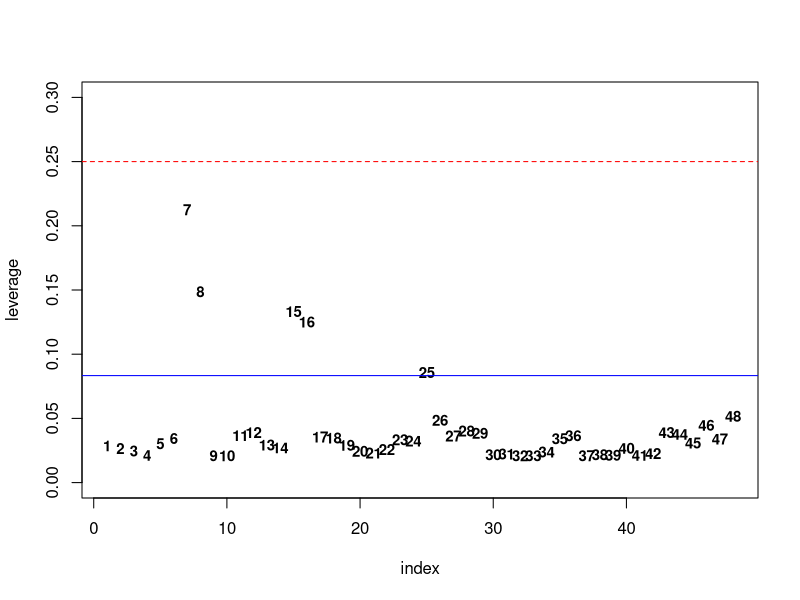
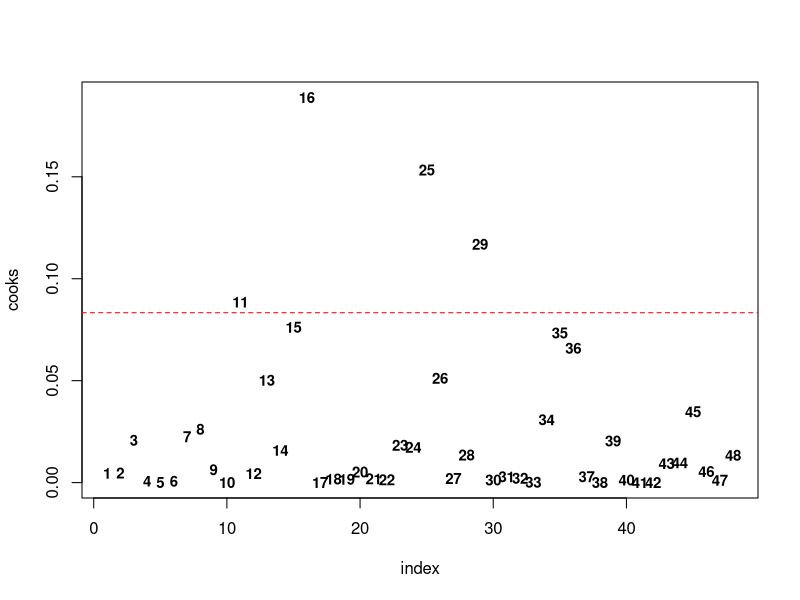
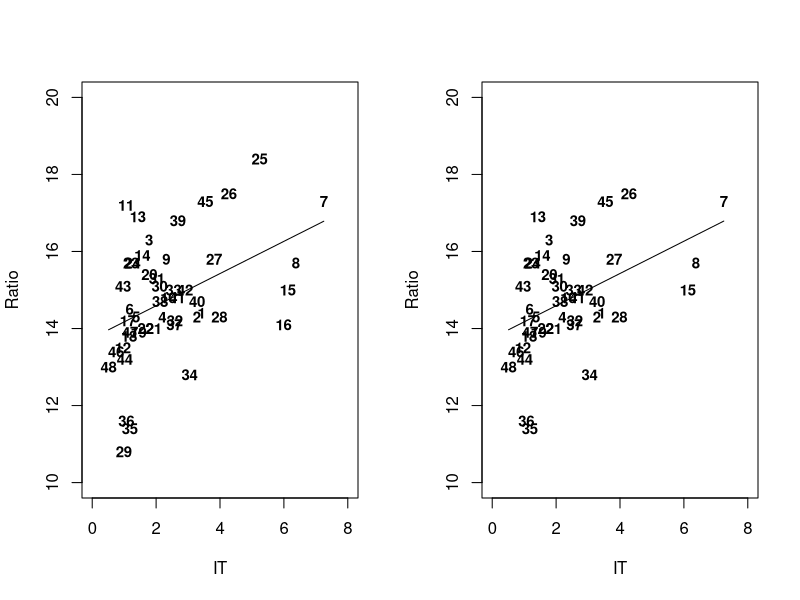

R code for these plots, in order:
## ---- chunk 1
library(tidyverse)
library(data.table)
library(boot)
library(MASS)
knitr::opts_chunk$set(fig.width=6, fig.height=3, 
                      warning=FALSE, message=FALSE)
options(digits=4)
## ---- chunk 2
df = read.csv("./data/bee_data.csv")
df$Ratio = 100 * df$Ratio
## ---- chunk 3
mod = glm(formula=Ratio ~ IT, family="gaussian", data=df)
summary(mod)
## ---- chunk 4
lev = hatvalues(mod)

n = nrow(df)
p = 3
dat = data.frame(index=seq(length(lev)), leverage=lev)
plot(leverage~index, col="white", data=dat, pch=NULL, ylim=c(0, 0.3))
text(leverage~index, labels=index, data=dat, cex=0.9, font=2)
abline(h=(p+1)/n, col="blue")
abline(h=3*(p+1)/n, col="red", lty=2)
## ---- chunk 5
d = cooks.distance(mod)

dat2 = data.frame(index=seq(length(d)), cooks=d)
plot(cooks~index, col="white", data=dat2, pch=NULL)
text(cooks~index, labels=index, data=dat2, cex=0.9, font=2)
abline(h=4/n, col="red", lty=2)
## ---- chunk 6
mod2 = glm(formula=Ratio ~ IT, family="gaussian", data=df[-c(11, 16, 25, 29), ])
summary(mod2)
## ---- chunk 7
par(mfrow=c(1, 2))
{
  {
    plot(Ratio~IT, data=df, col="white", pch=NULL,
         xlim=c(0, 8), ylim=c(10, 20))
    text(Ratio~IT, labels=rownames(df), data=df, 
         cex=0.9, font=2)
    lines(x=df$IT, y=predict(mod, df))
  }
  {
    plot(Ratio~IT, data=df[-c(11, 16, 25, 29), ], col="white", pch=NULL,
         xlim=c(0, 8), ylim=c(10, 20))
    text(Ratio~IT, labels=rownames(df[-c(11, 16, 25, 29), ]), data=df[-c(11, 16, 25, 29), ], 
         cex=0.9, font=2)
    lines(x=df[-c(11, 16, 25, 29), ]$IT, y=predict(mod2, df[-c(11, 16, 25, 29), ]))
  }
}
## ---- chunk 8
print(paste0("mod R2: ", round(1 - mod$deviance/mod$null.deviance, 3)))
print(paste0("mod2 R2: ", round(1 - mod2$deviance/mod2$null.deviance, 3)))
## ---- chunk 9
nboot = 10000
b0_estimates = vector(mode="numeric", length=nboot)
b1_estimates = vector(mode="numeric", length=nboot)

bootsize = 12
for(i in seq(nboot)) {
  bdat = df[sample(nrow(df), size=bootsize, replace=TRUE), ]
  bfit = update(mod, data=bdat)
  b0_estimates[i] = coef(bfit)[[1]]
  b1_estimates[i] = coef(bfit)[[2]]
}

res = data.frame(list(b0=b0_estimates, b1=b1_estimates))
## ---- chunk 10
print(paste0("b0 (intercept) 95% CI: [ ", 
             round(mean(res$b0) - 1.96*sd(res$b0), 3), ", ",
             round(mean(res$b0) + 1.96*sd(res$b0), 3), " ]"))

print(paste0("b1 (IT) 95% CI: [ ", 
             round(mean(res$b1) - 1.96*sd(res$b1), 3), ", ",
             round(mean(res$b1) + 1.96*sd(res$b1), 3), " ]"))
